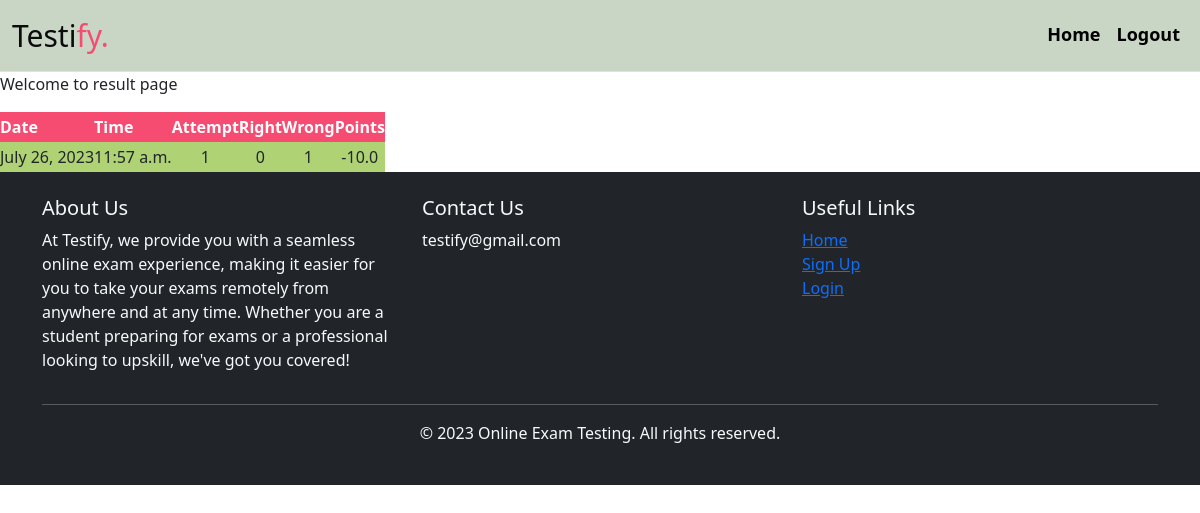
The app's page /Test/result (signed in), older data.
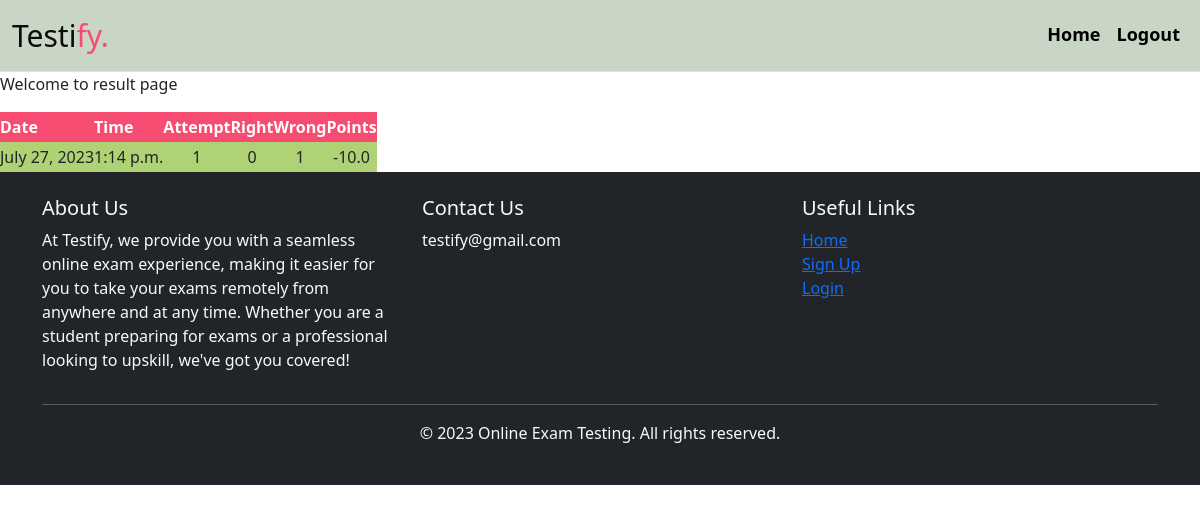
The same page, newer data.
### Test/models.py (models this page shows)
class Result(models.Model):
    result_id = models.BigAutoField(primary_key=True,auto_created=True)
    username  = models.ForeignKey(Candidate,on_delete=models.CASCADE)
    date = models.DateField(auto_now=True)
    time = models.TimeField(auto_now=True)
    attempt = models.IntegerField()
    right = models.IntegerField()
    wrong = models.IntegerField()
    points = models.FloatField()

### Test/views.py (the view)
# urls.py: path('result',showTestResult , name = 'result'),
def showTestResult(request):
    if 'name' not in request.session.keys():
        res = HttpResponseRedirect('login')
    results  = Result.objects.filter(result_id = Result.objects.latest('result_id').result_id , username_id = request.session['username'])
    context = {'results' : results}
    res = render(request,'show_result.html' , context)
    return res

### Test/templates/show_result.html (shortened to what this page needs)
{% extends 'main.html' %}
{%block top %}
    <div class="collapse navbar-collapse " id="navbarSupportedContent">
        <ul class="navbar-nav ms-auto mb-2 mb-lg-0">
          <li class="nav-item">
            <a class="nav-link active" aria-current="page" href="{% url 'Test:home' %}">Home</a>
          </li>
          <li class="nav-item">
            <a class="nav-link active" aria-current="page" href="{% url 'Test:logout' %}">Logout</a>
          </li>
        </ul>
    </div>
{% endblock top%}
{%block content %}
     <p> Welcome to result page</p>
     <table>
        <tr>
            <th>Date</th>
            <th>Time</th>
            <th>Attempt</th>
            <th>Right</th>
            <th>Wrong</th>
            <th>Points</th>
        </tr>
        {% for r in results %}
         <tr>
            <td>{{r.date}}</td>
            <td>{{r.time}}</td>
            <td>{{r.attempt}}</td>
            <td>{{r.right}}</td>
            <td>{{r.wrong}}</td>
            <td>{{r.points}}</td>
         </tr>
        {% endfor %}
     </table>
{%endblock content%}

### Test/templates/main.html (shortened to what this page needs)
<!DOCTYPE html>
<html lang="en">
  {% load static %}
  <head>
    <link rel="stylesheet" href="{% static 'theme.css' %}" />
    <link rel="stylesheet" href="{% static 'welcome.css' %}" />
    <link rel="stylesheet" href="{% static 'login.css' %}" />
    <link rel="stylesheet" href="{% static 'signup.css' %}" />
    <link rel="stylesheet" href="{% static 'home.css' %}" />
    <link rel="stylesheet" href="{% static 'upload_question.css' %}" />
    <link rel="stylesheet" href="{% static 'candidate_history.css' %}" />
    <link rel="stylesheet" href="{% static 'counter.css' %}" />
    <link href="https://cdn.jsdelivr.net/npm/bootstrap@5.3.0/dist/css/bootstrap.min.css" rel="stylesheet">
</head>
  <body>
    <nav class="navbar navbar-expand-lg navbar-light border-bottom border-bottom-dark" style="background-color: rgb(201, 214, 197);">
      <div class="container-fluid">
        <a href="{% url 'Test:welcome' %} " class="navbar-brand"> <span>Testi</span>fy.</a>
          {% block top %} {% endblock %}
      </div>
    </nav>
    {% block content %} {% endblock content%}
    <footer class="bg-dark text-light py-4">
      <div class="container">
        <div class="row">
          <div class="col-md-4">
            <h5>About Us</h5>
            <p>
              At Testify, we provide you with a seamless online exam experience, making it easier for you to take your exams remotely from anywhere and at any time. Whether you are a student preparing for exams or a professional looking to upskill, we've got you covered!
            </p>
          </div>
          <div class="col-md-4">
            <h5>Contact Us</h5>
            <p>
              testify@gmail.com
            </p>
          </div>
          <div class="col-md-4">
            <h5>Useful Links</h5>
            <ul class="list-unstyled">
              <li><a href="{% url 'Test:home' %}">Home</a></li>
              <li><a href="{% url 'Test:registrationform' %}">Sign Up</a></li>
              <li><a href="{% url 'Test:login' %}">Login</a></li>
            </ul>
          </div>
        </div>
        <hr>
        <p class="text-center">© 2023 Online Exam Testing. All rights reserved.</p>
      </div>
    </footer>
  </body>
</html>

### Test/static/theme.css (style rules this page uses)
* { margin: 0; padding:0; text-decoration: none; font-family:'Segoe UI', Tahoma, Geneva, Verdana, sans-serif; }
.nav-item::after { content: ' '; width: 0%; height: 2px; background: #f44336; display: block; margin: auto; transition: 0.5s; }

### Test/static/candidate_history.css (style rules this page uses)
table tr:nth-child(odd) { background-color: #456705; color: white; height: 30px; }
table tr:nth-child(even) { background-color: #AFD275; height: 30px; }
table tr:first-child { background-color: #F64C72; }
table td { text-align: center; }

### Test/templates/main.html (style rules this page uses)
.navbar-brand { color: #F64C72; font-size: 30px; }
.navbar-brand span { color: rgb(11, 11, 11); }
.nav-item::after { content: ' '; width: 0%; height: 2px; background: #f44336; display: block; margin: auto; transition: 0.5s; }
li.nav-item { font-size: 18px; color: black; font-weight: bold; }

Row changes from the older to the newer data that the page shows:
no longer on this page (row unchanged): Result: date "July 26, 2023", time "11:57 a.m.", attempt "1", right "0", wrong "1", points "-10.0"
added Result: date "July 27, 2023", time "1:14 p.m.", attempt "1", right "0", wrong "1", points "-10.0"
